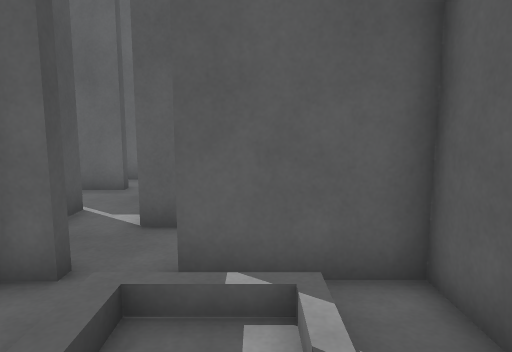
view 1 (above)

12 first-person views from a walk through a robot-simulator world made for Gazebo. The camera is 1.1 m above the floor, tilts 8° down and sees 70° across. The floor is counted in squares, 0.5 m on a side. Each view is taken from the middle of a square. On the plan, view 1 faces up. The plan holds only what a view shows up to about 20 squares ahead; the rest is blank.

view 2
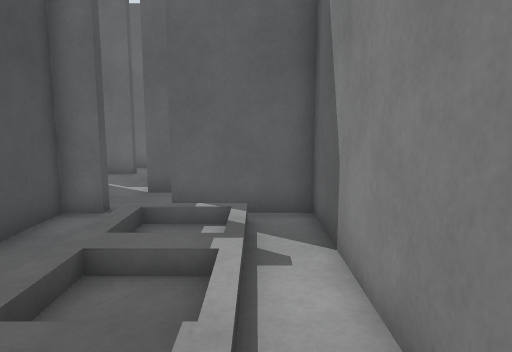

view 3
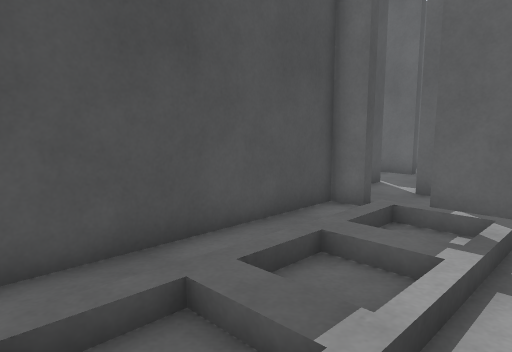

view 4
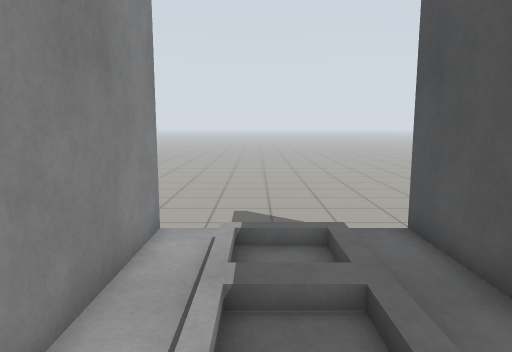

view 5
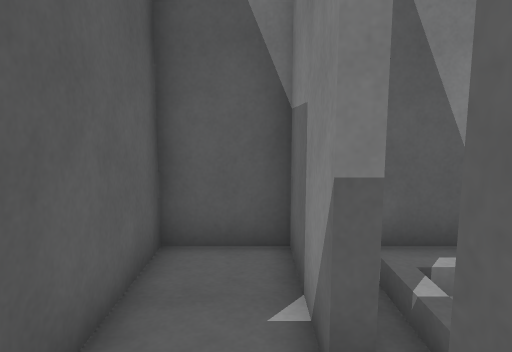

view 6
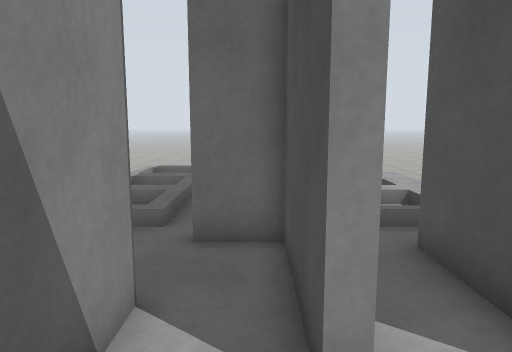

view 7
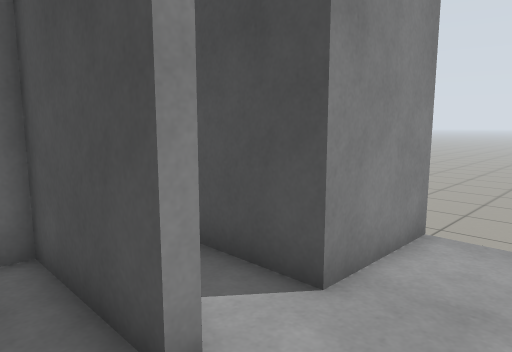

view 8
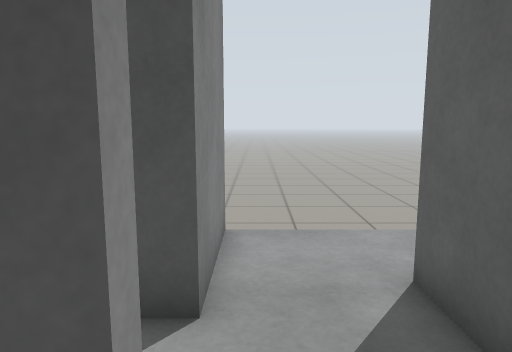

view 9
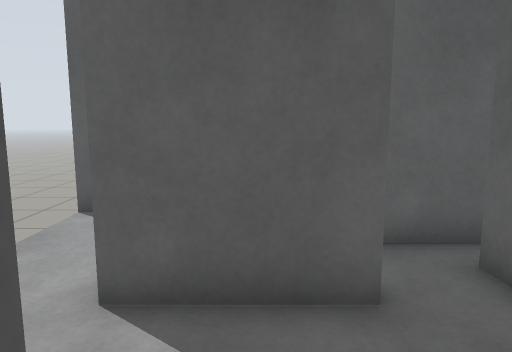

view 10
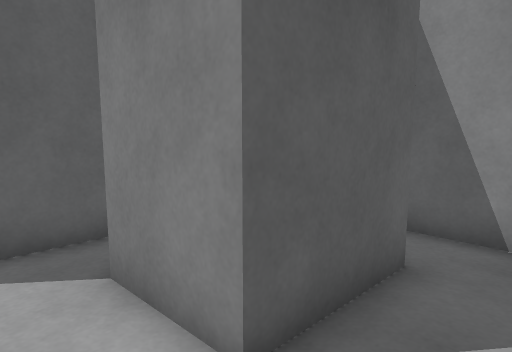

view 11
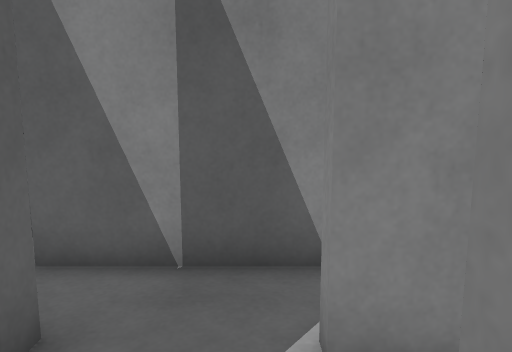

view 12
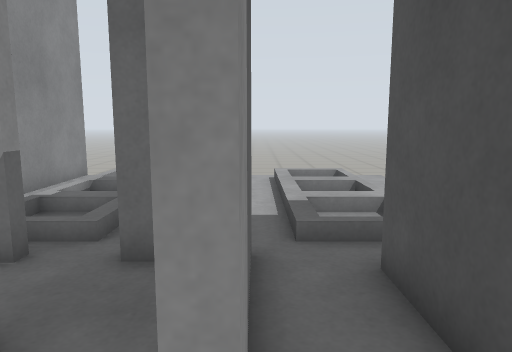

### Floor plan
Key: @ floor where view 1 was taken; # wall or solid block; . floor; / step, stairs or slope; = window, fence, low wall or low ledge; v drop or lower ground.
Columns run from 11 left of view 1 to 3 right of it. Each row starts with its distance up from view 1.
 19 v
 18 v
 17 v####
 16 v....
 15  ..#  #####
 14  ..#  ....
 13  ..#  ...#
 12  ..###v..#
 11  ........#
 10  ........#
  9  ####.v..#
  8     #.#..######
  7     #.#.......#
  6     #.#.......#
  5     ..###.#####
  4     //.#.////.#
  3      /.#.=..=.#
  2    ///.#.////.#
  1   .///.#.////.#
  0   .../.#./.@/.#
 -1  ..///.#.////.#
 -2  ... /.#./ ./.#
 -3  ... /.#./../.#
 -4  ..///.#.////.#
 -5  v   vvvvv  vv

Where each view was taken, in squares from view 1:
view 1: 0 up, 0 right, facing up
view 2: 4 down, 1 right, facing up
view 3: 4 down, 2 right, facing up-left
view 4: 4 up, 0 right, facing down
view 5: 6 up, 4 left, facing right
view 6: 12 up, 4 left, facing down
view 7: 12 up, 3 left, facing down-left
view 8: 10 up, 3 left, facing left
view 9: 8 up, 6 left, facing up
view 10: 10 up, 10 left, facing up-right
view 11: 10 up, 8 left, facing right
view 12: 11 up, 5 left, facing down
